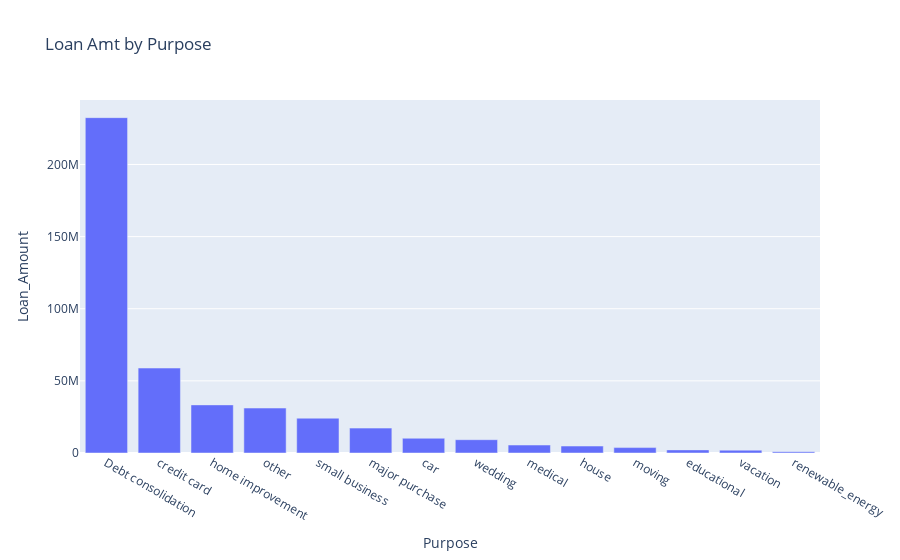

Here is the notebook cell this chart was saved with:
### Code cell
pur= df.groupby('Purpose')['Loan_Amount'].sum().sort_values(ascending=False).reset_index()
px.bar(pur, x= 'Purpose', y = 'Loan_Amount', title= 'Loan Amt by Purpose')

### Figure 1 — Plotly figure (JSON) as saved in the notebook; plotly's stock layout.template omitted (floating-point values rounded to 4 significant figures)
{"data": [{"hovertemplate": "Purpose=%{x}<br>Loan_Amount=%{y}<extra></extra>", "legendgroup": "", "marker": {"color": "#636efa", "pattern": {"shape": ""}}, "name": "", "orientation": "v", "showlegend": false, "textposition": "auto", "type": "bar", "x": ["Debt consolidation", "credit card", "home improvement", "other", "small business", "major purchase", "car", "wedding", "medical", "house", "moving", "educational", "vacation", "renewable_energy"], "xaxis": "x", "y": [232459675, 58885175, 33350775, 31155750, 24123100, 17251600, 10223575, 9225800, 5533225, 4824925, 3748125, 2161650, 1967950, 845750], "yaxis": "y"}], "layout": {"barmode": "relative", "legend": {"tracegroupgap": 0}, "title": {"text": "Loan Amt by Purpose"}, "xaxis": {"anchor": "y", "domain": [0, 1], "title": {"text": "Purpose"}}, "yaxis": {"anchor": "x", "domain": [0, 1], "title": {"text": "Loan_Amount"}}}}
